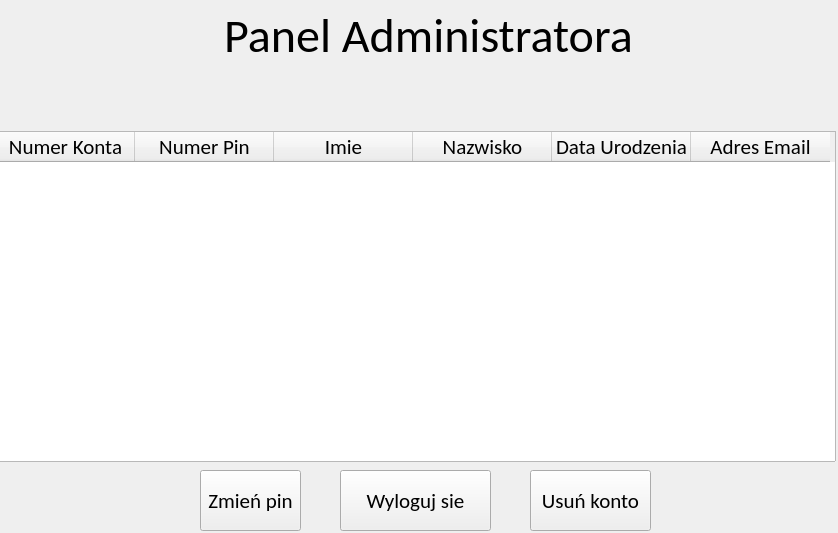
<?xml version="1.0" encoding="UTF-8"?>
<ui version="4.0">
 <class>AdminWindow</class>
 <widget class="QWidget" name="AdminWindow">
  <property name="geometry">
   <rect>
    <x>0</x>
    <y>0</y>
    <width>838</width>
    <height>533</height>
   </rect>
  </property>
  <property name="minimumSize">
   <size>
    <width>838</width>
    <height>533</height>
   </size>
  </property>
  <property name="maximumSize">
   <size>
    <width>838</width>
    <height>533</height>
   </size>
  </property>
  <property name="windowTitle">
   <string>Panel Administratora</string>
  </property>
  <widget class="QLabel" name="AdminLabel">
   <property name="geometry">
    <rect>
     <x>8</x>
     <y>5</y>
     <width>841</width>
     <height>61</height>
    </rect>
   </property>
   <property name="font">
    <font>
     <family>Calibri</family>
     <pointsize>36</pointsize>
    </font>
   </property>
   <property name="text">
    <string>Panel Administratora</string>
   </property>
   <property name="alignment">
    <set>Qt::AlignmentFlag::AlignCenter</set>
   </property>
  </widget>
  <widget class="QTableWidget" name="AdminWidget">
   <property name="geometry">
    <rect>
     <x>-5</x>
     <y>131</y>
     <width>841</width>
     <height>331</height>
    </rect>
   </property>
   <attribute name="horizontalHeaderDefaultSectionSize">
    <number>139</number>
   </attribute>
   <column>
    <property name="text">
     <string>Numer Konta</string>
    </property>
    <property name="font">
     <font>
      <family>Calibri</family>
      <pointsize>16</pointsize>
     </font>
    </property>
   </column>
   <column>
    <property name="text">
     <string>Numer Pin</string>
    </property>
    <property name="font">
     <font>
      <family>Calibri</family>
      <pointsize>16</pointsize>
     </font>
    </property>
   </column>
   <column>
    <property name="text">
     <string>Imie</string>
    </property>
    <property name="font">
     <font>
      <family>Calibri</family>
      <pointsize>16</pointsize>
     </font>
    </property>
   </column>
   <column>
    <property name="text">
     <string>Nazwisko</string>
    </property>
    <property name="font">
     <font>
      <family>Calibri</family>
      <pointsize>16</pointsize>
     </font>
    </property>
   </column>
   <column>
    <property name="text">
     <string>Data Urodzenia</string>
    </property>
    <property name="font">
     <font>
      <family>Calibri</family>
      <pointsize>16</pointsize>
     </font>
    </property>
   </column>
   <column>
    <property name="text">
     <string>Adres Email</string>
    </property>
    <property name="font">
     <font>
      <family>Calibri</family>
      <pointsize>16</pointsize>
     </font>
    </property>
   </column>
  </widget>
  <widget class="QPushButton" name="ChangePinAdminButton">
   <property name="geometry">
    <rect>
     <x>200</x>
     <y>470</y>
     <width>101</width>
     <height>61</height>
    </rect>
   </property>
   <property name="font">
    <font>
     <family>Calibri</family>
     <pointsize>16</pointsize>
    </font>
   </property>
   <property name="text">
    <string>Zmień pin</string>
   </property>
  </widget>
  <widget class="QPushButton" name="DeleteAccAdminButton">
   <property name="geometry">
    <rect>
     <x>530</x>
     <y>470</y>
     <width>121</width>
     <height>61</height>
    </rect>
   </property>
   <property name="font">
    <font>
     <family>Calibri</family>
     <pointsize>16</pointsize>
    </font>
   </property>
   <property name="text">
    <string>Usuń konto</string>
   </property>
  </widget>
  <widget class="QPushButton" name="LogOutAdminButton">
   <property name="geometry">
    <rect>
     <x>340</x>
     <y>470</y>
     <width>151</width>
     <height>61</height>
    </rect>
   </property>
   <property name="font">
    <font>
     <family>Calibri</family>
     <pointsize>16</pointsize>
    </font>
   </property>
   <property name="text">
    <string>Wyloguj sie</string>
   </property>
  </widget>
 </widget>
 <resources/>
 <connections/>
</ui>
